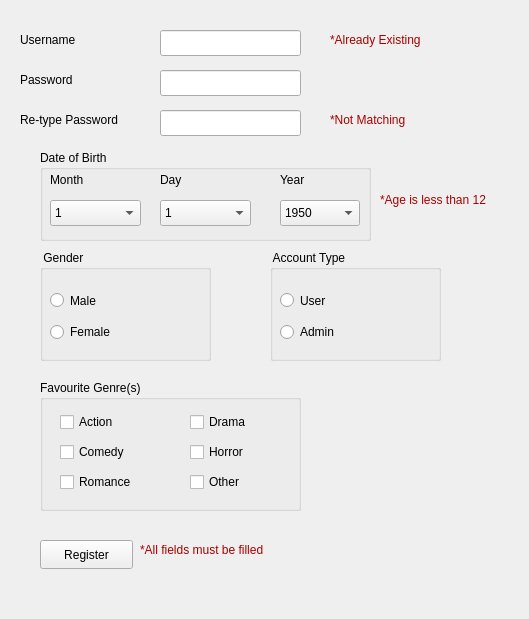
<?xml version="1.0" encoding="UTF-8"?>
<ui version="4.0">
 <class>RegisterWindow</class>
 <widget class="QWidget" name="RegisterWindow">
  <property name="geometry">
   <rect>
    <x>0</x>
    <y>0</y>
    <width>529</width>
    <height>619</height>
   </rect>
  </property>
  <property name="windowTitle">
   <string>Form</string>
  </property>
  <widget class="QLabel" name="label_1_Username">
   <property name="geometry">
    <rect>
     <x>20</x>
     <y>30</y>
     <width>81</width>
     <height>20</height>
    </rect>
   </property>
   <property name="text">
    <string>Username</string>
   </property>
  </widget>
  <widget class="QLineEdit" name="lineEdit_Password">
   <property name="geometry">
    <rect>
     <x>160</x>
     <y>70</y>
     <width>141</width>
     <height>26</height>
    </rect>
   </property>
   <property name="echoMode">
    <enum>QLineEdit::Password</enum>
   </property>
  </widget>
  <widget class="QLabel" name="label_2_Password">
   <property name="geometry">
    <rect>
     <x>20</x>
     <y>70</y>
     <width>71</width>
     <height>20</height>
    </rect>
   </property>
   <property name="text">
    <string>Password</string>
   </property>
  </widget>
  <widget class="QLineEdit" name="lineEdit_Username">
   <property name="geometry">
    <rect>
     <x>160</x>
     <y>30</y>
     <width>141</width>
     <height>26</height>
    </rect>
   </property>
  </widget>
  <widget class="QLabel" name="label_3_RetypePassword">
   <property name="geometry">
    <rect>
     <x>20</x>
     <y>110</y>
     <width>131</width>
     <height>20</height>
    </rect>
   </property>
   <property name="text">
    <string>Re-type Password</string>
   </property>
  </widget>
  <widget class="QLineEdit" name="lineEdit_RetypePassword_2">
   <property name="geometry">
    <rect>
     <x>160</x>
     <y>110</y>
     <width>141</width>
     <height>26</height>
    </rect>
   </property>
   <property name="echoMode">
    <enum>QLineEdit::Password</enum>
   </property>
  </widget>
  <widget class="QLabel" name="label_warningAlreadyExisting">
   <property name="geometry">
    <rect>
     <x>330</x>
     <y>30</y>
     <width>121</width>
     <height>20</height>
    </rect>
   </property>
   <property name="text">
    <string>&lt;html&gt;&lt;head/&gt;&lt;body&gt;&lt;p&gt;&lt;span style=&quot; color:#aa0000;&quot;&gt;*Already Existing&lt;/span&gt;&lt;/p&gt;&lt;/body&gt;&lt;/html&gt;</string>
   </property>
  </widget>
  <widget class="QLabel" name="label_NotMatching">
   <property name="geometry">
    <rect>
     <x>330</x>
     <y>110</y>
     <width>101</width>
     <height>20</height>
    </rect>
   </property>
   <property name="text">
    <string>&lt;html&gt;&lt;head/&gt;&lt;body&gt;&lt;p&gt;&lt;span style=&quot; color:#aa0000;&quot;&gt;*Not Matching&lt;/span&gt;&lt;/p&gt;&lt;/body&gt;&lt;/html&gt;</string>
   </property>
  </widget>
  <widget class="QGroupBox" name="groupBox_Gender">
   <property name="geometry">
    <rect>
     <x>40</x>
     <y>250</y>
     <width>171</width>
     <height>111</height>
    </rect>
   </property>
   <property name="title">
    <string> Gender</string>
   </property>
   <widget class="QRadioButton" name="radioButton_Male">
    <property name="geometry">
     <rect>
      <x>10</x>
      <y>30</y>
      <width>110</width>
      <height>41</height>
     </rect>
    </property>
    <property name="text">
     <string>Male</string>
    </property>
   </widget>
   <widget class="QRadioButton" name="radioButton_Female">
    <property name="geometry">
     <rect>
      <x>10</x>
      <y>70</y>
      <width>110</width>
      <height>24</height>
     </rect>
    </property>
    <property name="text">
     <string>Female</string>
    </property>
   </widget>
  </widget>
  <widget class="QGroupBox" name="groupBox_Accounttype">
   <property name="geometry">
    <rect>
     <x>270</x>
     <y>250</y>
     <width>171</width>
     <height>111</height>
    </rect>
   </property>
   <property name="title">
    <string> Account Type</string>
   </property>
   <widget class="QRadioButton" name="radioButton_User">
    <property name="geometry">
     <rect>
      <x>10</x>
      <y>30</y>
      <width>110</width>
      <height>41</height>
     </rect>
    </property>
    <property name="text">
     <string>User</string>
    </property>
   </widget>
   <widget class="QRadioButton" name="radioButton_Admin">
    <property name="geometry">
     <rect>
      <x>10</x>
      <y>70</y>
      <width>110</width>
      <height>24</height>
     </rect>
    </property>
    <property name="text">
     <string>Admin</string>
    </property>
   </widget>
  </widget>
  <widget class="QGroupBox" name="groupBox_FavGenre">
   <property name="geometry">
    <rect>
     <x>40</x>
     <y>380</y>
     <width>261</width>
     <height>131</height>
    </rect>
   </property>
   <property name="title">
    <string>Favourite Genre(s)</string>
   </property>
   <widget class="QCheckBox" name="checkBox_Action">
    <property name="geometry">
     <rect>
      <x>20</x>
      <y>30</y>
      <width>91</width>
      <height>24</height>
     </rect>
    </property>
    <property name="text">
     <string>Action</string>
    </property>
   </widget>
   <widget class="QCheckBox" name="checkBox_Comedy">
    <property name="geometry">
     <rect>
      <x>20</x>
      <y>60</y>
      <width>91</width>
      <height>24</height>
     </rect>
    </property>
    <property name="text">
     <string>Comedy</string>
    </property>
   </widget>
   <widget class="QCheckBox" name="checkBox_Romance">
    <property name="geometry">
     <rect>
      <x>20</x>
      <y>90</y>
      <width>91</width>
      <height>24</height>
     </rect>
    </property>
    <property name="text">
     <string>Romance</string>
    </property>
   </widget>
   <widget class="QCheckBox" name="checkBox_Drama">
    <property name="geometry">
     <rect>
      <x>150</x>
      <y>30</y>
      <width>91</width>
      <height>24</height>
     </rect>
    </property>
    <property name="text">
     <string>Drama</string>
    </property>
   </widget>
   <widget class="QCheckBox" name="checkBox_Horror">
    <property name="geometry">
     <rect>
      <x>150</x>
      <y>60</y>
      <width>91</width>
      <height>24</height>
     </rect>
    </property>
    <property name="text">
     <string>Horror</string>
    </property>
   </widget>
   <widget class="QCheckBox" name="checkBox_Other">
    <property name="geometry">
     <rect>
      <x>150</x>
      <y>90</y>
      <width>91</width>
      <height>24</height>
     </rect>
    </property>
    <property name="text">
     <string>Other</string>
    </property>
   </widget>
  </widget>
  <widget class="QPushButton" name="pushButton">
   <property name="geometry">
    <rect>
     <x>40</x>
     <y>540</y>
     <width>93</width>
     <height>29</height>
    </rect>
   </property>
   <property name="text">
    <string>Register</string>
   </property>
  </widget>
  <widget class="QLabel" name="label_RegisterWarning">
   <property name="geometry">
    <rect>
     <x>140</x>
     <y>540</y>
     <width>171</width>
     <height>21</height>
    </rect>
   </property>
   <property name="text">
    <string>&lt;html&gt;&lt;head/&gt;&lt;body&gt;&lt;p&gt;&lt;span style=&quot; color:#aa0000;&quot;&gt;*All fields must be filled&lt;/span&gt;&lt;/p&gt;&lt;/body&gt;&lt;/html&gt;</string>
   </property>
  </widget>
  <widget class="QGroupBox" name="groupBox_4">
   <property name="geometry">
    <rect>
     <x>40</x>
     <y>150</y>
     <width>331</width>
     <height>91</height>
    </rect>
   </property>
   <property name="title">
    <string>Date of Birth</string>
   </property>
   <widget class="QLabel" name="label_5">
    <property name="geometry">
     <rect>
      <x>10</x>
      <y>20</y>
      <width>51</width>
      <height>20</height>
     </rect>
    </property>
    <property name="text">
     <string>Month</string>
    </property>
   </widget>
   <widget class="QLabel" name="label_6">
    <property name="geometry">
     <rect>
      <x>120</x>
      <y>20</y>
      <width>71</width>
      <height>20</height>
     </rect>
    </property>
    <property name="text">
     <string>Day</string>
    </property>
   </widget>
   <widget class="QLabel" name="label_7">
    <property name="geometry">
     <rect>
      <x>240</x>
      <y>20</y>
      <width>63</width>
      <height>20</height>
     </rect>
    </property>
    <property name="text">
     <string>Year</string>
    </property>
   </widget>
   <widget class="QComboBox" name="comboBox_Month">
    <property name="geometry">
     <rect>
      <x>10</x>
      <y>50</y>
      <width>91</width>
      <height>26</height>
     </rect>
    </property>
    <item>
     <property name="text">
      <string>1</string>
     </property>
    </item>
    <item>
     <property name="text">
      <string>2</string>
     </property>
    </item>
    <item>
     <property name="text">
      <string>3</string>
     </property>
    </item>
    <item>
     <property name="text">
      <string>4</string>
     </property>
    </item>
    <item>
     <property name="text">
      <string>5</string>
     </property>
    </item>
    <item>
     <property name="text">
      <string>6</string>
     </property>
    </item>
    <item>
     <property name="text">
      <string>7</string>
     </property>
    </item>
    <item>
     <property name="text">
      <string>8</string>
     </property>
    </item>
    <item>
     <property name="text">
      <string>9</string>
     </property>
    </item>
    <item>
     <property name="text">
      <string>10</string>
     </property>
    </item>
    <item>
     <property name="text">
      <string>11</string>
     </property>
    </item>
    <item>
     <property name="text">
      <string>12</string>
     </property>
    </item>
    <item>
     <property name="text">
      <string/>
     </property>
    </item>
   </widget>
   <widget class="QComboBox" name="comboBox_Day">
    <property name="geometry">
     <rect>
      <x>120</x>
      <y>50</y>
      <width>91</width>
      <height>26</height>
     </rect>
    </property>
    <item>
     <property name="text">
      <string>1</string>
     </property>
    </item>
    <item>
     <property name="text">
      <string>2</string>
     </property>
    </item>
    <item>
     <property name="text">
      <string>3</string>
     </property>
    </item>
    <item>
     <property name="text">
      <string>4</string>
     </property>
    </item>
    <item>
     <property name="text">
      <string>5</string>
     </property>
    </item>
    <item>
     <property name="text">
      <string>6</string>
     </property>
    </item>
    <item>
     <property name="text">
      <string>7</string>
     </property>
    </item>
    <item>
     <property name="text">
      <string>8</string>
     </property>
    </item>
    <item>
     <property name="text">
      <string>9</string>
     </property>
    </item>
    <item>
     <property name="text">
      <string>10</string>
     </property>
    </item>
    <item>
     <property name="text">
      <string>11</string>
     </property>
    </item>
    <item>
     <property name="text">
      <string>12</string>
     </property>
    </item>
    <item>
     <property name="text">
      <string>13</string>
     </property>
    </item>
    <item>
     <property name="text">
      <string>14</string>
     </property>
    </item>
    <item>
     <property name="text">
      <string>15</string>
     </property>
    </item>
    <item>
     <property name="text">
      <string>16</string>
     </property>
    </item>
    <item>
     <property name="text">
      <string>17</string>
     </property>
    </item>
    <item>
     <property name="text">
      <string>18</string>
     </property>
    </item>
    <item>
     <property name="text">
      <string>19</string>
     </property>
    </item>
    <item>
     <property name="text">
      <string>20</string>
     </property>
    </item>
    <item>
     <property name="text">
      <string>21</string>
     </property>
    </item>
    <item>
     <property name="text">
      <string>22</string>
     </property>
    </item>
    <item>
     <property name="text">
      <string>23</string>
     </property>
    </item>
    <item>
     <property name="text">
      <string>24</string>
     </property>
    </item>
    <item>
     <property name="text">
      <string>25</string>
     </property>
    </item>
    <item>
     <property name="text">
      <string>26</string>
     </property>
    </item>
    <item>
     <property name="text">
      <string>27</string>
     </property>
    </item>
    <item>
     <property name="text">
      <string>28</string>
     </property>
    </item>
    <item>
     <property name="text">
      <string>29</string>
     </property>
    </item>
    <item>
     <property name="text">
      <string>30</string>
     </property>
    </item>
    <item>
     <property name="text">
      <string>31</string>
     </property>
    </item>
   </widget>
   <widget class="QComboBox" name="comboBox_Year">
    <property name="geometry">
     <rect>
      <x>240</x>
      <y>50</y>
      <width>80</width>
      <height>26</height>
     </rect>
    </property>
    <item>
     <property name="text">
      <string>1950</string>
     </property>
    </item>
    <item>
     <property name="text">
      <string>1951</string>
     </property>
    </item>
    <item>
     <property name="text">
      <string>1952</string>
     </property>
    </item>
    <item>
     <property name="text">
      <string>1953</string>
     </property>
    </item>
    <item>
     <property name="text">
      <string>1954</string>
     </property>
    </item>
    <item>
     <property name="text">
      <string>1955</string>
     </property>
    </item>
    <item>
     <property name="text">
      <string>1956</string>
     </property>
    </item>
    <item>
     <property name="text">
      <string>1957</string>
     </property>
    </item>
    <item>
     <property name="text">
      <string>1958</string>
     </property>
    </item>
    <item>
     <property name="text">
      <string>1959</string>
     </property>
    </item>
    <item>
     <property name="text">
      <string>1960</string>
     </property>
    </item>
    <item>
     <property name="text">
      <string>1961</string>
     </property>
    </item>
    <item>
     <property name="text">
      <string>1962</string>
     </property>
    </item>
    <item>
     <property name="text">
      <string>1963</string>
     </property>
    </item>
    <item>
     <property name="text">
      <string>1964</string>
     </property>
    </item>
    <item>
     <property name="text">
      <string>1965</string>
     </property>
    </item>
    <item>
     <property name="text">
      <string>1966</string>
     </property>
    </item>
    <item>
     <property name="text">
      <string>1967</string>
     </property>
    </item>
    <item>
     <property name="text">
      <string>1968</string>
     </property>
    </item>
    <item>
     <property name="text">
      <string>1969</string>
     </property>
    </item>
    <item>
     <property name="text">
      <string>1970</string>
     </property>
    </item>
    <item>
     <property name="text">
      <string>1971</string>
     </property>
    </item>
    <item>
     <property name="text">
      <string>1972</string>
     </property>
    </item>
    <item>
     <property name="text">
      <string>1973</string>
     </property>
    </item>
    <item>
     <property name="text">
      <string>1974</string>
     </property>
    </item>
    <item>
     <property name="text">
      <string>1975</string>
     </property>
    </item>
    <item>
     <property name="text">
      <string>1976</string>
     </property>
    </item>
    <item>
     <property name="text">
      <string>1978</string>
     </property>
    </item>
    <item>
     <property name="text">
      <string>1979</string>
     </property>
    </item>
    <item>
     <property name="text">
      <string>1980</string>
     </property>
    </item>
    <item>
     <property name="text">
      <string>1981</string>
     </property>
    </item>
    <item>
     <property name="text">
      <string>1982</string>
     </property>
    </item>
    <item>
     <property name="text">
      <string>1983</string>
     </property>
    </item>
    <item>
     <property name="text">
      <string>1984</string>
     </property>
    </item>
    <item>
     <property name="text">
      <string>1985</string>
     </property>
    </item>
    <item>
     <property name="text">
      <string>1986</string>
     </property>
    </item>
    <item>
     <property name="text">
      <string>1987</string>
     </property>
    </item>
    <item>
     <property name="text">
      <string>1988</string>
     </property>
    </item>
    <item>
     <property name="text">
      <string>1989</string>
     </property>
    </item>
    <item>
     <property name="text">
      <string>1990</string>
     </property>
    </item>
    <item>
     <property name="text">
      <string>1991</string>
     </property>
    </item>
    <item>
     <property name="text">
      <string>1992</string>
     </property>
    </item>
    <item>
     <property name="text">
      <string>1993</string>
     </property>
    </item>
    <item>
     <property name="text">
      <string>1994</string>
     </property>
    </item>
    <item>
     <property name="text">
      <string>1995</string>
     </property>
    </item>
    <item>
     <property name="text">
      <string>1996</string>
     </property>
    </item>
    <item>
     <property name="text">
      <string>1997</string>
     </property>
    </item>
    <item>
     <property name="text">
      <string>1998</string>
     </property>
    </item>
    <item>
     <property name="text">
      <string>1999</string>
     </property>
    </item>
    <item>
     <property name="text">
      <string>2000</string>
     </property>
    </item>
    <item>
     <property name="text">
      <string>2001</string>
     </property>
    </item>
    <item>
     <property name="text">
      <string>2002</string>
     </property>
    </item>
    <item>
     <property name="text">
      <string>2003</string>
     </property>
    </item>
    <item>
     <property name="text">
      <string>2004</string>
     </property>
    </item>
    <item>
     <property name="text">
      <string>2005</string>
     </property>
    </item>
    <item>
     <property name="text">
      <string>2006</string>
     </property>
    </item>
    <item>
     <property name="text">
      <string>2007</string>
     </property>
    </item>
    <item>
     <property name="text">
      <string>2008</string>
     </property>
    </item>
    <item>
     <property name="text">
      <string>2009</string>
     </property>
    </item>
    <item>
     <property name="text">
      <string>2010</string>
     </property>
    </item>
    <item>
     <property name="text">
      <string>2011</string>
     </property>
    </item>
    <item>
     <property name="text">
      <string>2012</string>
     </property>
    </item>
    <item>
     <property name="text">
      <string>2013</string>
     </property>
    </item>
    <item>
     <property name="text">
      <string>2014</string>
     </property>
    </item>
    <item>
     <property name="text">
      <string>2015</string>
     </property>
    </item>
    <item>
     <property name="text">
      <string>2016</string>
     </property>
    </item>
    <item>
     <property name="text">
      <string>2017</string>
     </property>
    </item>
    <item>
     <property name="text">
      <string>2018</string>
     </property>
    </item>
    <item>
     <property name="text">
      <string>2019</string>
     </property>
    </item>
    <item>
     <property name="text">
      <string>2020</string>
     </property>
    </item>
    <item>
     <property name="text">
      <string>2021</string>
     </property>
    </item>
    <item>
     <property name="text">
      <string>2022</string>
     </property>
    </item>
    <item>
     <property name="text">
      <string>2023</string>
     </property>
    </item>
    <item>
     <property name="text">
      <string>2024</string>
     </property>
    </item>
   </widget>
  </widget>
  <widget class="QLabel" name="label_warningDate">
   <property name="geometry">
    <rect>
     <x>380</x>
     <y>190</y>
     <width>131</width>
     <height>20</height>
    </rect>
   </property>
   <property name="text">
    <string>&lt;html&gt;&lt;head/&gt;&lt;body&gt;&lt;p&gt;&lt;span style=&quot; color:#aa0000;&quot;&gt;*Age is less than 12&lt;/span&gt;&lt;/p&gt;&lt;/body&gt;&lt;/html&gt;</string>
   </property>
  </widget>
 </widget>
 <resources/>
 <connections/>
</ui>
